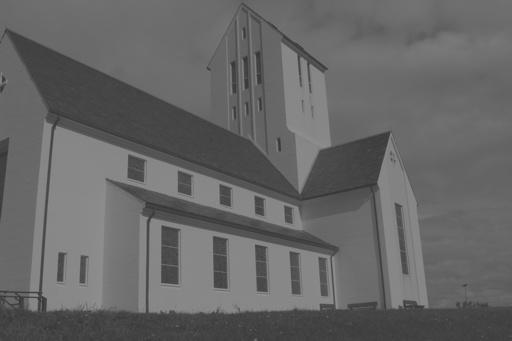
%> input picture Aulas/3-Operações Monáticas e Diáticas/church2.png, 512 x 341 px
$ octave equalizacao_histograma_histeq.m   (GNU Octave 9; MATLAB toolbox functions it lacks are replaced by stand-ins)
%> lines starting %> are read from the running program, lines starting %| are printed output that depends on the picture
clear;
clc;
close all;

I = imread('church2.png');
%> I is the input picture: size 341x512 uint8; min 55, max 144, mean 102.1
figure; imshow(I);

I2 = histeq(I);
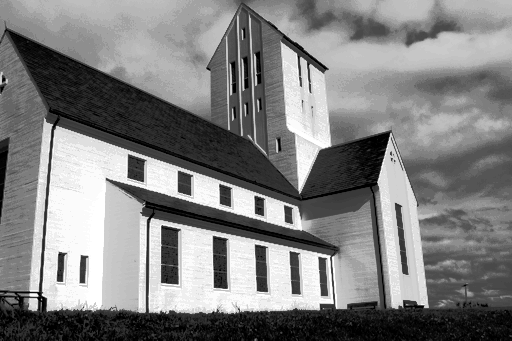
%> I2: size 341x512 uint8; min 0, max 255, mean 128.9
figure; imshow(I2);
figure; imhist(I2);
%> after `imhist(I2)`:
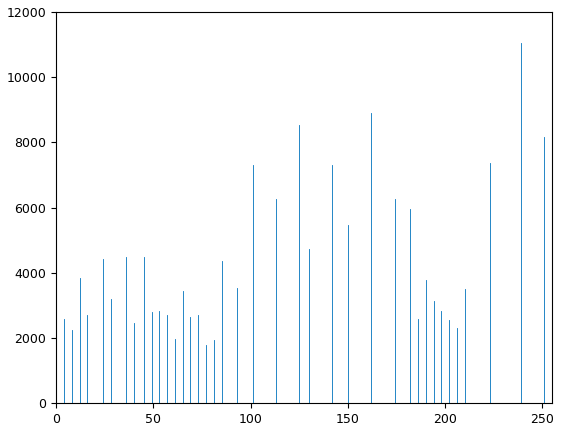
%> figure redrawn from the program's plot data; highest point at x = 239, y = 11037
